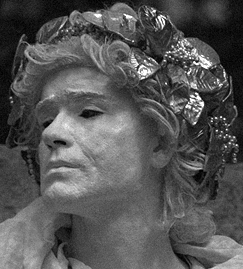
#> input picture images/statue.png, 243 x 269 px
$ python fastNoiseApprox.py
#> lines starting #> are read from the running program, lines starting #| are printed output that depends on the picture
import math

import numpy as np
import cv2
from matplotlib import pyplot as plt

from helpers.gaussianHelper import add_gauss_noise_2d_image

def filter2D(image, kernel):
    # Get the dimensions of the image and the kernel
    image_height, image_width = image.shape
    kernel_height, kernel_width = kernel.shape

    # Calculate the amount of padding needed for each dimension
    pad_height = kernel_height // 2
    pad_width = kernel_width // 2

    # Pad the image with zeros on all sides
    padded_image = np.pad(image, ((pad_height, pad_height), (pad_width, pad_width)), mode='constant')

    # Create an output image of the same size as the original
    filtered_image = np.zeros_like(image)

    # Perform the convolution operation
    for i in range(image_height):
        for j in range(image_width):
            # Extract the region of interest
            roi = padded_image[i:i + kernel_height, j:j + kernel_width]

            # Apply the kernel (element-wise multiplication and sum)
            filtered_value = np.sum(roi * kernel)

            # Assign the computed value to the output image
            filtered_image[i, j] = filtered_value

    return filtered_image


def fastMeanNoiseEstimation(original_image, image):
    kernel = np.array([[1, -2, 1], [-2, 4, -2], [1, -2, 1]])
    convolved_original = cv2.filter2D(original_image, -1, kernel)
    convolved_image = cv2.filter2D(image, -1, kernel)
    difference = np.clip(convolved_image.astype(np.float32) - convolved_original, 0, 255).astype(np.uint8)

    cv2.imshow('conv', convolved_original)
    cv2.imshow('convolver_filter', convolved_image)

    cv2.waitKey(0)

    plt.figure(figsize=(10, 10))
    plt.imshow(difference, cmap='hot', interpolation='nearest')
    plt.colorbar()  # Show color scale
    plt.title('convolved_original')
    plt.show()

    sigma_noise = np.sqrt(np.pi / 2) * 1 / (6 * (image.shape[0]-2) * (image.shape[1] - 2)) * np.sum(np.abs(difference))
    return np.mean(difference)

if __name__ == '__main__':
    original_image = cv2.imread('../images/statue.png', cv2.IMREAD_GRAYSCALE)
#> original_image is the input picture: shape (269, 243); min 0, max 255, mean 85.5
    #image = add_gauss_noise_2d_image(original_image, 9)
    image = cv2.imread('../images/statue/noise_10/spatial_8/intensity_30/bilateral.jpg', cv2.IMREAD_GRAYSCALE)
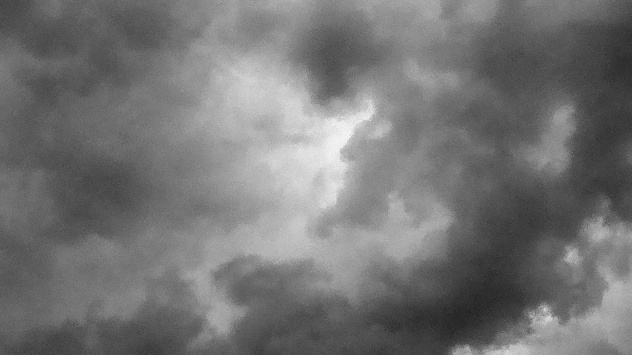
#> input picture images/clouds_3_15_10/bilateral.jpg, 632 x 355 px, found by its file name
#> image is the input picture: shape (355, 632); min 21, max 247, mean 115.9

    sigma = fastMeanNoiseEstimation(original_image, image)
#> in fastMeanNoiseEstimation, `convolved_original = cv2.filter2D(original_image, -1, kernel)`:
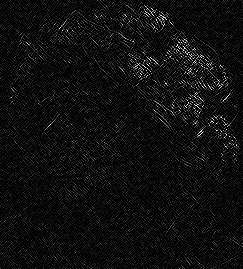
#> convolved_original: shape (269, 243); min 0, max 255, mean 15
#> in fastMeanNoiseEstimation, `convolved_image = cv2.filter2D(image, -1, kernel)`:
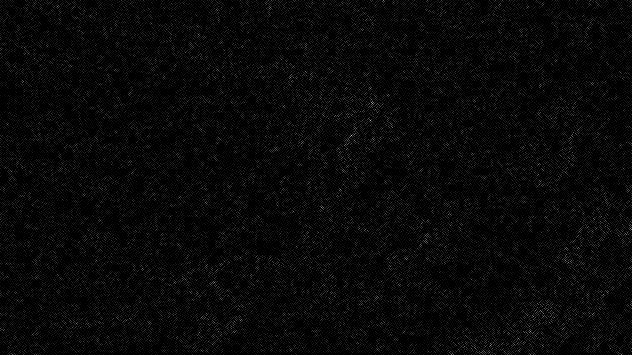
#> convolved_image: shape (355, 632); min 0, max 203, mean 9.4
#> (the run stopped early here; a loop or call above may not have finished)
